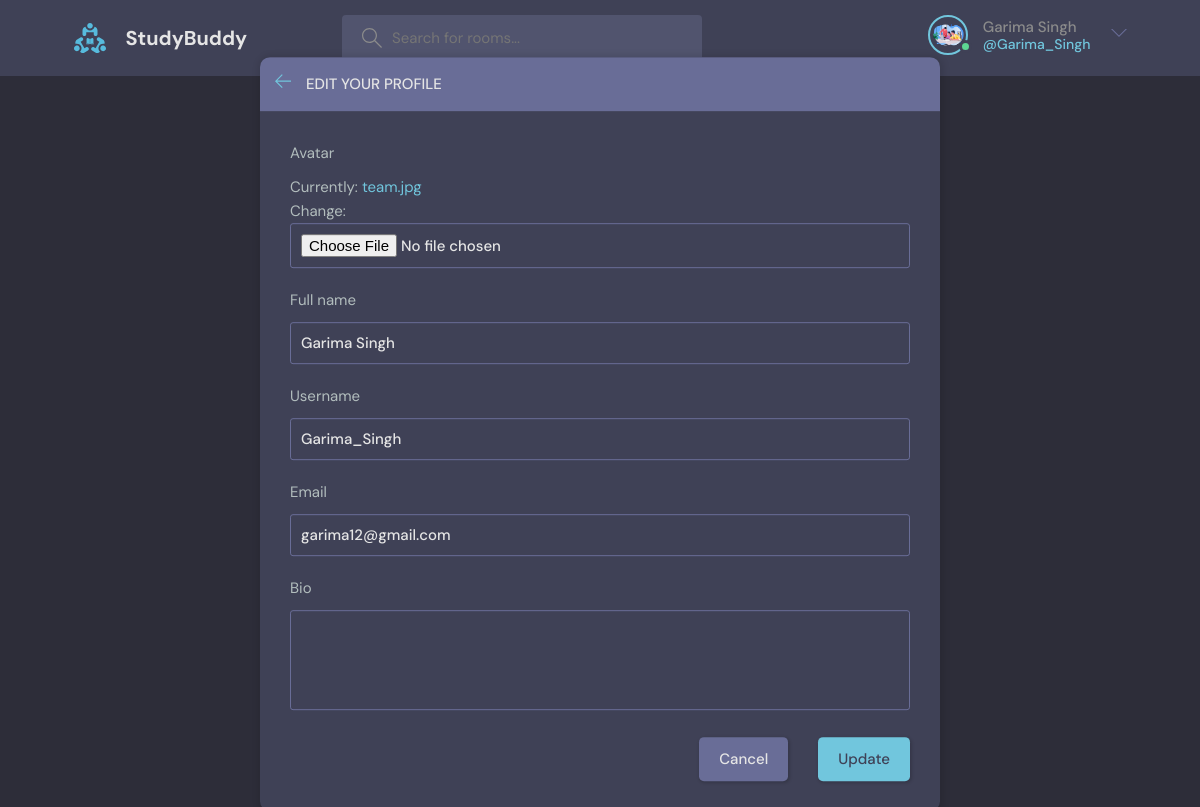
The page /update-user/ (signed in) on the database its author committed.
### base/models.py (models this page shows)
class User(AbstractUser) :
    full_name=models.CharField(max_length=250,null=True)   # with null=True , we can store null value but can not leave it blank
    username = models.CharField(max_length=200 , unique=True,null=True)
    email = models.EmailField(unique=True,null=True)
    bio = models.TextField(null=True,blank=True)
    avatar = models.ImageField(null=True , default='avatar.svg')
    USERNAME_FIELD = 'email'        # Users log in with email.
    REQUIRED_FIELDS = ['username']      # Username is still required during registration.
    def __str__(self):
        return self.username  # Ensures username is returned instead of email
    ''' When USERNAME_FIELD = 'email', Django’s authentication system expects the email for login.
        If you print request.user in the frontend, it might show the email because Django’s default __str__ method might be using USERNAME_FIELD.
        Explicitly defining __str__ to return self.username fixes this issue. '''

### base/views.py (the view)
# urls.py: path('update-user/',views.updateUser,name='update-user'),
@login_required(login_url='login')
def updateUser(request):
    user=request.user
    form=UserForm(instance=user)
    if request.method == 'POST':
        form=UserForm(request.POST,request.FILES,instance=user)
        if form.is_valid():
            form.save()
            return redirect('profile', pk=user.id)
    return render(request,'base/update_user.html',{'form':form})

### base/forms.py
class UserForm(ModelForm):
    class Meta:
        model = User
        fields=['avatar','full_name','username','email','bio']

### base/templates/base/update_user.html (shortened to what this page needs)
{% extends "base.html" %}
{% block content %}
    <main class="update-account layout">
        <div class="container">
            <div class="layout__box">
                <div class="layout__boxHeader">
                    <div class="layout__boxTitle">
                        <a href="{{request.META.HTTP_REFERER}}">
                            <svg version="1.1" xmlns="http://www.w3.org/2000/svg" width="32" height="32"
                                viewBox="0 0 32 32">
                                <title>arrow-left</title>
                                <path
                                    d="M13.723 2.286l-13.723 13.714 13.719 13.714 1.616-1.611-10.96-10.96h27.625v-2.286h-27.625l10.965-10.965-1.616-1.607z">
                                </path>
                            </svg>
                        </a>
                        <h3>Edit your profile</h3>
                    </div>
                </div>
                <div class="layout__body">
                    <form class="form" method="POST" action="" enctype="multipart/form-data">
                        {% for field in form %}
                        <div class="form__group">
                          <label for="{{field.label}}">{{field.label}}</label>
                          {{field}}
                        </div>
                        {% endfor %}
                        <div class="form__action">
                            <a class="btn btn--dark" href="{{request.META.HTTP_REFERER}}">Cancel</a>
                            <button class="btn btn--main" type="submit">Update</button>
                        </div>
                    </form>
                </div>
            </div>
        </div>
    </main>
    {% endblock content %}

### templates/base.html (shortened to what this page needs)
<!DOCTYPE html>
{% load static %}
<html lang="en">
  <head>
    <link
      rel="stylesheet"
      type="text/css"
      href="{% static 'css/style.css' %}"
    />
  </head>
  <body>
    <header class="header header--loggedIn">
      <div class="container">
        <a href="{% url 'home' %}" class="header__logo">
          <img src="{% static 'images/logo.svg' %}" />
          <h1>StudyBuddy</h1>
        </a>
        <form class="header__search" action="{% url 'home' %}" method="GET">
          <label>
            <input type="text" name="q" placeholder="Search for rooms..." />
          </label>
        </form>
        <nav class="header__menu">
          {% if request.user.is_authenticated %}
          <div class="header__user">
            <a href="{% url 'profile' request.user.id %}">
              <div class="avatar avatar--medium active">
                <img src="{{request.user.avatar.url}}" />
              </div>
              <p>
                {{request.user.full_name}}
                <span>@{{request.user.username}}</span>
              </p>
            </a>
            <button class="dropdown-button">
              <svg
                version="1.1"
                xmlns="http://www.w3.org/2000/svg"
                width="32"
                height="32"
                viewBox="0 0 32 32"
              >
                <title>chevron-down</title>
                <path d="M16 21l-13-13h-3l16 16 16-16h-3l-13 13z"></path>
              </svg>
            </button>
          </div>
          {% endif %}
        </nav>
      </div>
    </header>
    {% block content %}{% endblock content %}
  </body>
</html>

### rows shown on the page
User: user.avatar (picture), user.full_name "Garima Singh", user.username "Garima_Singh", form "Garima Singh" "Garima_Singh" "garima12@gmail.com"

### other values the page prints
{{ field.label }} "Avatar" "Full name" "Username" "Email" "Bio"
